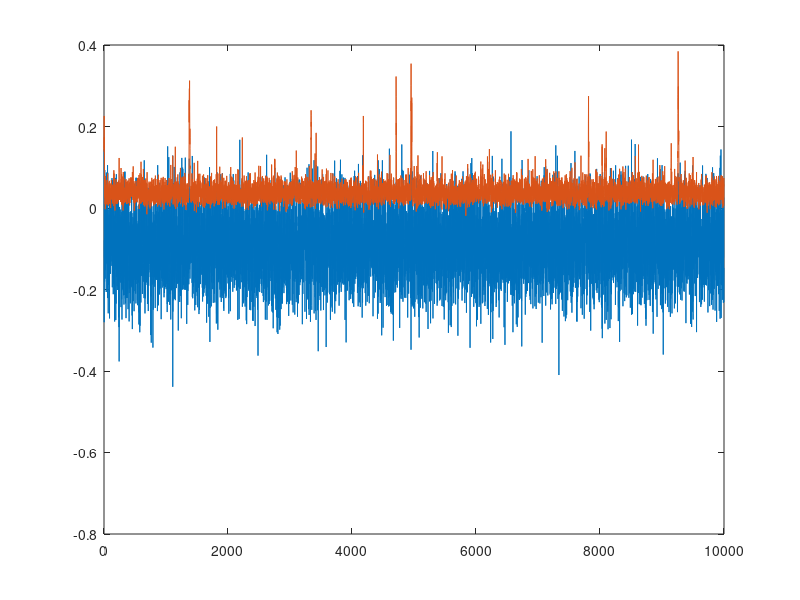

Here is the MATLAB script that generated this plot: (Note: this script raises an error after producing the figure.)
% % Load data from the second lab session
load lab2.dat -ascii
t = lab2(:,1);
ym = lab2(:,2:4);

% Recall that y containts unemployment, interest rates and inflatoin
T = size(ym,1);

% Estimate a simple Phillips curve
y = ym(2:T,3) - ym(1:T-1,3);
X = [ones(T-1,1) ym(2:T,3)];
T = size(y,1);

y_1 = y(1:T-1);
y = y(2:T);
T = size(y,1);

X_1 = X(1:T,:);
X = X(2:T+1,:);

[T, k] = size(X);

iVprior = eye(k)*100;
nuh = 3;
eh = 1;

M = 10000;
keepp = zeros(M,k + 2);
bigrho = 0;
burnin = 2;

% Initialize the parameters before the Gibbs sampler
b = 1000*ones(k,1);
rho = -50;
h = 1000;

% Use the Gibbs sampler
for i = 1:M
    
    e = y - X*b;
    e_1=[0;e(1:T-1)];
    nu = e - rho*e_1;
    
    znu = randn(T + nuh - 2,1);
    h = znu'*znu/(nuh/eh + nu'*nu);
    
    Vr = inv(e_1'*e_1);
    rho = Vr*e_1'*e + chol(Vr/h)'*randn(1,1);
    if (i > burnin)*(rho > 0.65)
        bigrho = bigrho +1/(M-burnin);
    end
%     while (rho < 0.55)+(rho > 0.9)
%         rho = Vr*e_1'*e + chol(Vr/h)'*randn(1,1);
%     end
    
    yt = y - rho*y_1;
    Xt = X - rho*X_1;
    
    Vbpost = inv(Xt'*Xt*h + iVprior);
    bpost = Vbpost*h*Xt'*yt;
    b = bpost + chol(Vbpost)*randn(k,1);

    keepp(i,:) = [b' rho h];
end

% discard the burn-in sample
keepp = keepp(burnin+1:M,:);

% % Plot and histogram of each coefficient
plot(keepp(:,1:k));
histogram(keepp(:,1),50);
histogram(keepp(:,2),50);

% % Plot and histogram of rho
% plot(keepp(:,k+1));
% histogram(keepp(:,k+1),50);

% % Plot and histogram of the precision
% plot(keepp(:,4));
% histogram(keepp(:,4),50);
% title('h - precision');

% % Plot and histogram of nairu
% nairu = -keepp(:,1)./keepp(:,2);
% histogram(nairu,50);
% title('beta - coefficients');
% plot(nairu);
